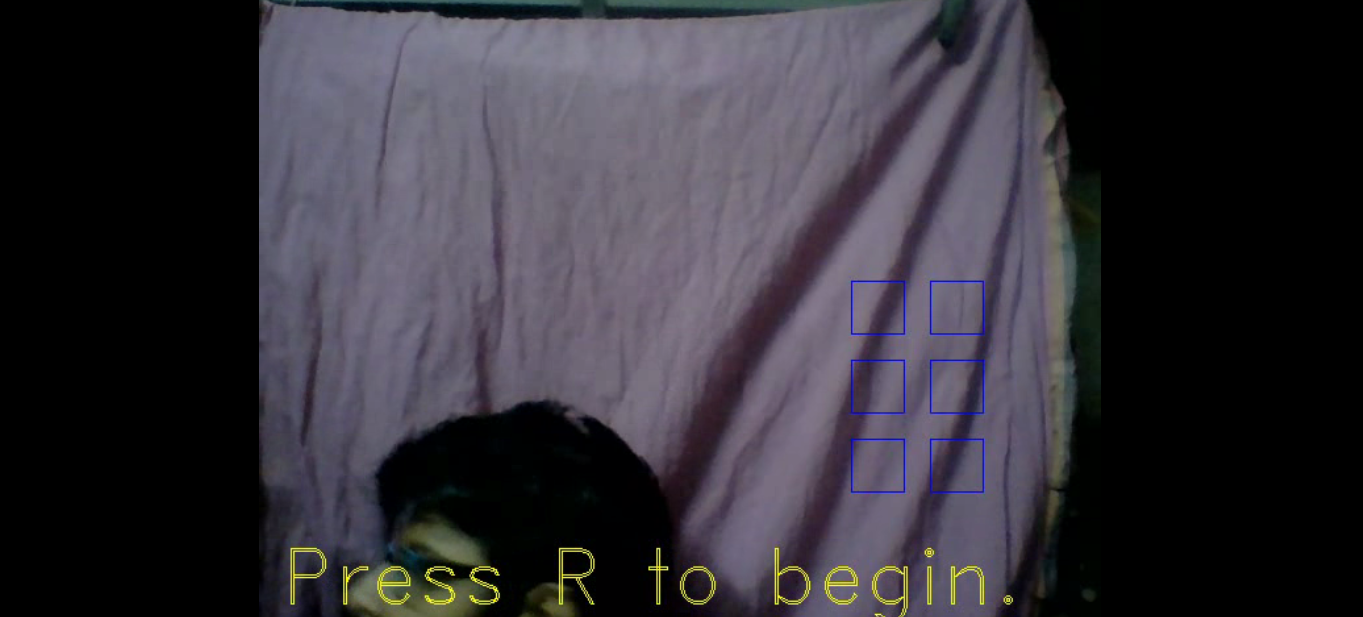
#> input picture o1.png, 1363 x 617 px, given in place of the camera
$ python Some_Gestures.py   (Python 2 division)   (older library calls are emulated)
#> lines starting #> are read from the running program, lines starting #| are printed output that depends on the picture; after the words box and inside, x2 and y2 are one past the last pixel; in counts of white or black regions, pixels touching at a corner belong together
import cv2
import numpy as np
import matplotlib.pyplot as plt
from math import sqrt
import math
#Camera Start
camera = cv2.VideoCapture(0)
ready=0
hand=0
#Work start
while(1):
    #Getting input from camera,filtering and fliiping it
    ret, frame = camera.read()
#> frame is the input picture: shape (617, 1363, 3); mean B, G, R 56.3, 48.8, 51.7
    frame=cv2.bilateralFilter(frame,5,10,20)
    frame=cv2.flip(frame,1)
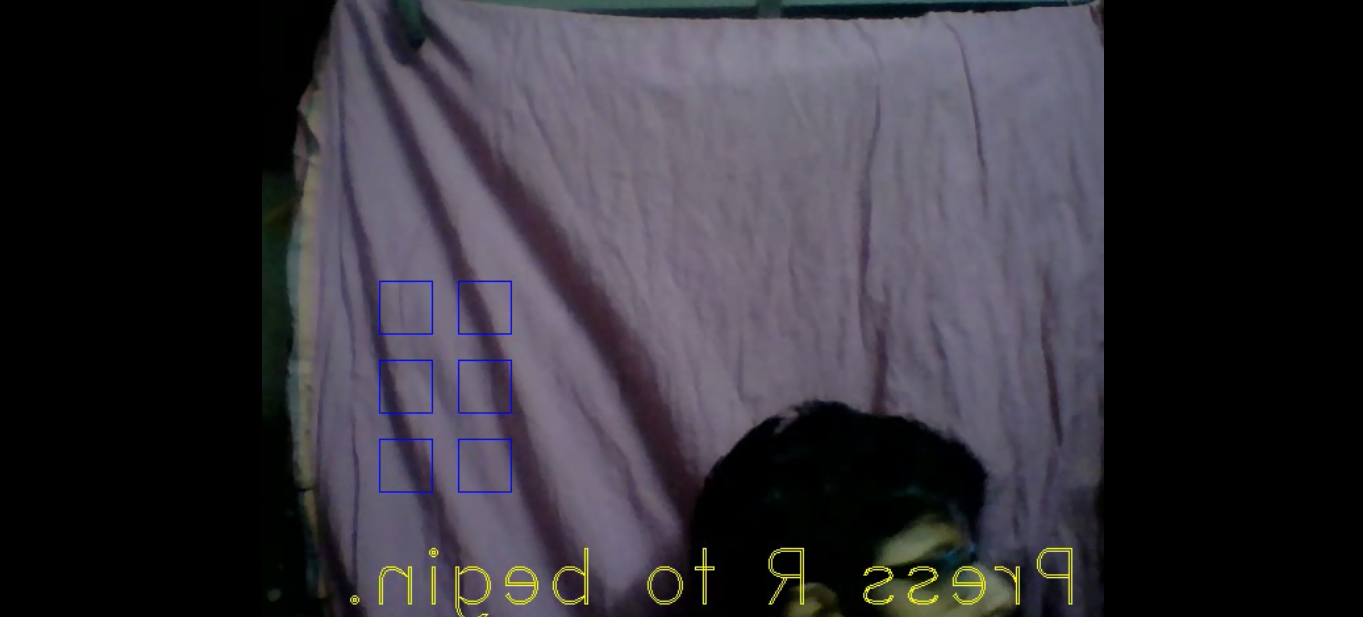
#> frame: shape (617, 1363, 3); mean B, G, R 56.3, 48.8, 51.7
    #Copy of frame
    frame1=np.copy(frame)
    #Data used for displaying ROI rectangles
    a=int(frame.shape[1]/2-20)
#> a = 661
    b=int(frame.shape[1]/2+20)
#> b = 701
    c=int(frame.shape[0]/2-20)
#> c = 288
    d=int(frame.shape[0]/2+20)
#> d = 328


    # Displaying ROI rectangles
    box_x=np.array([150+a,150+b+20,150+a,150+b+20,150+a,150+b+20],dtype=int)
#> box_x = [811, 871, 811, 871, 811, 871]
    box_y=np.array([c,c,d+20,d+20,d+80,d+80],dtype=int)
#> box_y = [288, 288, 348, 348, 408, 408]
    for i in range(6):
           cv2.rectangle(frame1,(box_x[i],box_y[i]),(box_x[i]+40,box_y[i]+40),(255,0,0),1)
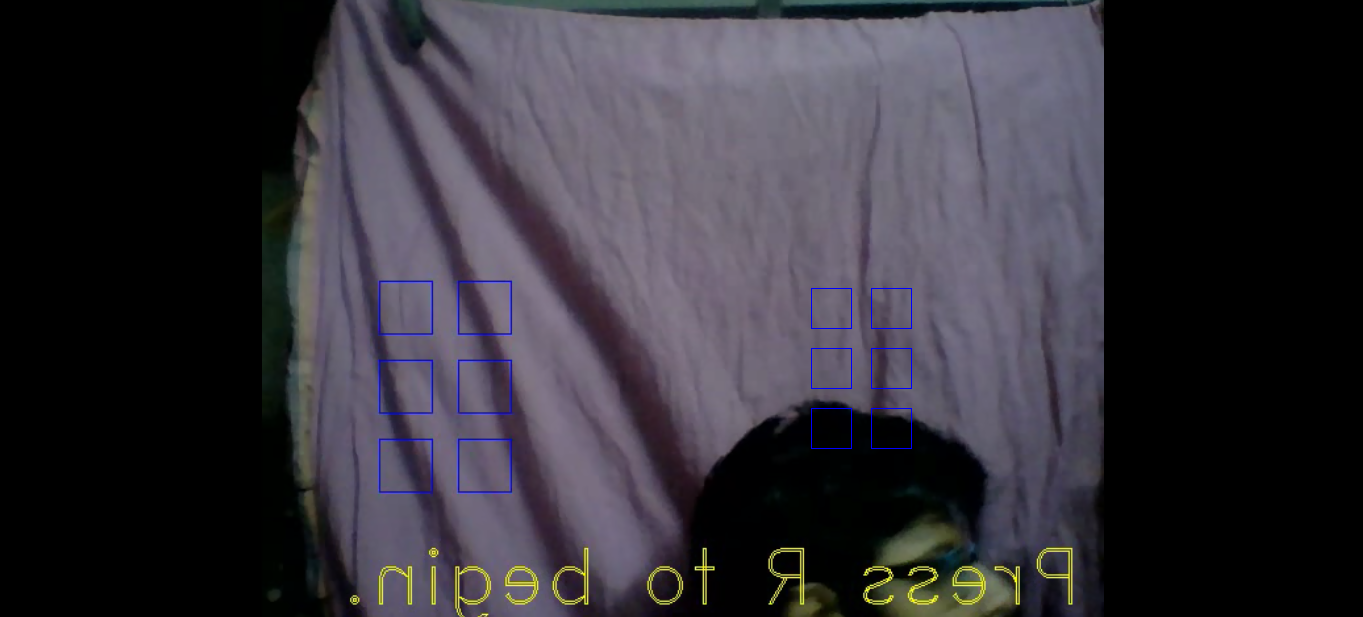
#> frame1: shape (617, 1363, 3); 0.11% of pixels changed, all inside (x1, y1, x2, y2) = (811, 288, 912, 449)
    frame=frame[0:frame.shape[0],frame.shape[1]/2:frame.shape[1]]
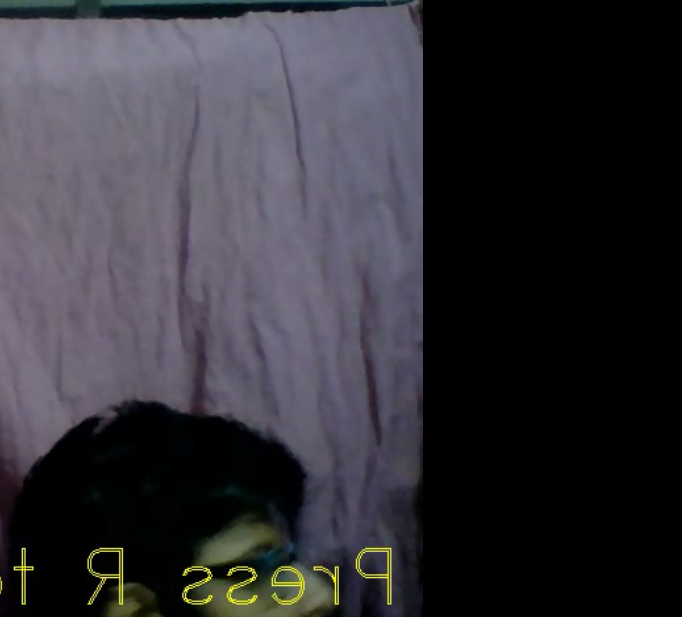
#> frame: shape (617, 682, 3); mean B, G, R 55.4, 49.1, 50.8


    #To indicate if you're ready and to capture your hand
    if(ready):
         if(not(hand)):
                 cv2.putText(frame1,"Press H to capture le Hand.",(int(0.05*frame.shape[1]),int(0.97*frame.shape[0])),cv2.FONT_HERSHEY_DUPLEX,1,(0,255,255),1,8)

    else:
                 cv2.putText(frame1,"Press R to begin.",(int(0.05*frame.shape[1]),int(0.97*frame.shape[0])),cv2.FONT_HERSHEY_DUPLEX,2,(0,255,255),1,8)
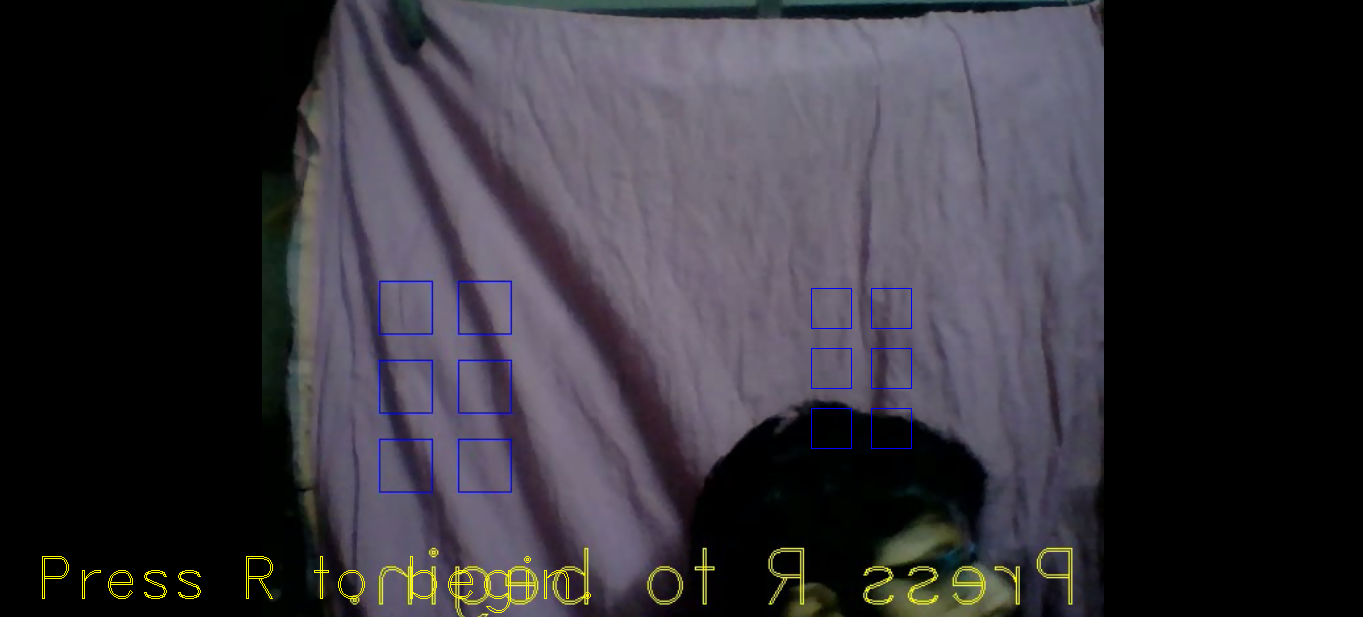
#> frame1: shape (617, 1363, 3); 0.25% of pixels changed, all inside (x1, y1, x2, y2) = (42, 556, 591, 613)

    #If hand is captured
    if(hand and ready):
        #Makes a copy of frame,blurring is applied and it is converted to HSV for backrpojection
        frame3=np.copy(frame)
        frame3=cv2.medianBlur(frame3,3)
        hsv=cv2.cvtColor(frame3,cv2.COLOR_BGR2HSV)
        #Backprojection using histogram of hand initially captured
        backproject=cv2.calcBackProject([hsv],[0,1],handhist,[0,180,0,256],1)
        #Convolving and applying different blurs
        disc = cv2.getStructuringElement(cv2.MORPH_ELLIPSE,(16,16))
        cv2.filter2D(backproject,-1,disc,backproject)
        backproject=cv2.GaussianBlur(backproject,(11,11), 0)
        backproject=cv2.medianBlur(backproject,3)
        ret,thresh=cv2.threshold(backproject,200,255,0)
        frame=thresh


        #Getting and displaying contour of maximum area
        image,contours,hierarchy=cv2.findContours(frame,cv2.RETR_TREE,cv2.CHAIN_APPROX_SIMPLE)
        cnt = max(contours, key = lambda x: cv2.contourArea(x))
        convex_hull=cv2.convexHull(cnt)
        #Drawing is just another separate frame which displays the actual contours and convex hull
        drawing=np.ones(frame.shape,np.uint8)
        cv2.drawContours(drawing,[cnt],0,(0,255,0),3)
        cv2.drawContours(drawing,[convex_hull],0,(0,0,255),3)
        #Getting convex hull
        convex_hull=cv2.convexHull(cnt,returnPoints=False)
        #Getting defects from convex hull and contour of maximum area
        defects=cv2.convexityDefects(cnt,convex_hull)
        cv2.drawContours(frame,[cnt],0,(255,255,0),3)
        count=0
        #Getting different defects and getting tuple values
        for i in range(defects.shape[0]):
                  s,e,f,d = defects[i,0]
                  start = tuple(cnt[s][0])
                  end = tuple(cnt[e][0])
                  far = tuple(cnt[f][0])
                  cv2.line(frame,start,end,[255,255,0],4)
                  # Calculating lengths to find angle using cosine rule
                  len1 = sqrt(((start[0] - far[0])**2) + ((start[1] - far[1])**2))
                  len2 = sqrt(((far[0] - end[0])**2) + ((far[1] - end[1])**2))
                  len3 = sqrt(((start[0] - end[0])**2) + ((start[1] - end[1])**2))
                  cos_thetha = ((len2**2) + (len1**2) - (len3**2))/(2*len1*len2)
                  thetha = math.acos(cos_thetha)
                  thetha = math.degrees(thetha)
                   #Count gets incremented if the angle btween two lines is less than 90 degrees
                  if(thetha<90):
                           count=count+1
                           #Displays the point between two fingers
                           cv2.circle(drawing,far,1,(255,0,0),3)
        #Displays the contours and convex hulls
        comp=np.hstack((drawing,frame))
        cv2.imshow("Comp",comp)

        # Conditions for various gestures
        if(count==2):
                  cv2.putText(frame1,"V for Victory",(int(0.05*frame.shape[1]),int(0.97*frame.shape[0])),cv2.FONT_HERSHEY_DUPLEX,2,(0,255,255),1,8)
        elif(count==3):
                  cv2.putText(frame1,"The Three Muskateers",(int(0.05*frame.shape[1]),int(0.97*frame.shape[0])),cv2.FONT_HERSHEY_DUPLEX,2,(0,255,255),1,8)
        elif(count==4):
                  cv2.putText(frame1,"Foursome ",(int(0.05*frame.shape[1]),int(0.97*frame.shape[0])),cv2.FONT_HERSHEY_DUPLEX,2,(0,255,255),1,8)
        elif(count==5):
                  cv2.putText(frame1,"Holas Amigos",(int(0.05*frame.shape[1]),int(0.97*frame.shape[0])),cv2.FONT_HERSHEY_DUPLEX,2,(0,255,255),1,8)
        else:
                  cv2.putText(frame1,"Wondering !!!",(int(0.05*frame.shape[1]),int(0.97*frame.shape[0])),cv2.FONT_HERSHEY_DUPLEX,2,(0,255,255),1,8)


    interrupt=cv2.waitKey(10)
#> (key q is pressed here)
    #Key input for various stuff
    #Press q to quit at any time
    if interrupt & 0xFF == ord('q'):
        break
    #Press r to show that you are ready to begin
    elif interrupt & 0xFF == ord('r'):
        ready=1
    #Press h to capture your hand for comparison
    elif interrupt & 0xFF == ord('h'):
        if(ready):
            hand=1
            #Converts colour of captured hand to HSV for histogram creation for backprojection
            hsv=cv2.cvtColor(frame1,cv2.COLOR_BGR2HSV)
            ROI=np.zeros([240,40,3],dtype=hsv.dtype)
            for i in range(6):
                      ROI[i*40:i*40+40,0:40]=hsv[box_y[i]:box_y[i]+40,box_x[i]:box_x[i]+40]
            handhist = cv2.calcHist([ROI],[0,1], None, [180,30], [0, 180,0,256])
            #Normalization of histogram
            cv2.normalize(handhist,handhist, 0, 255, cv2.NORM_MINMAX)
   #Displays output
    cv2.imshow("Result",frame1)
#After all work is over, releases cam
camera.release()
cv2.destroyAllWindows()

$ run again, on o2.png
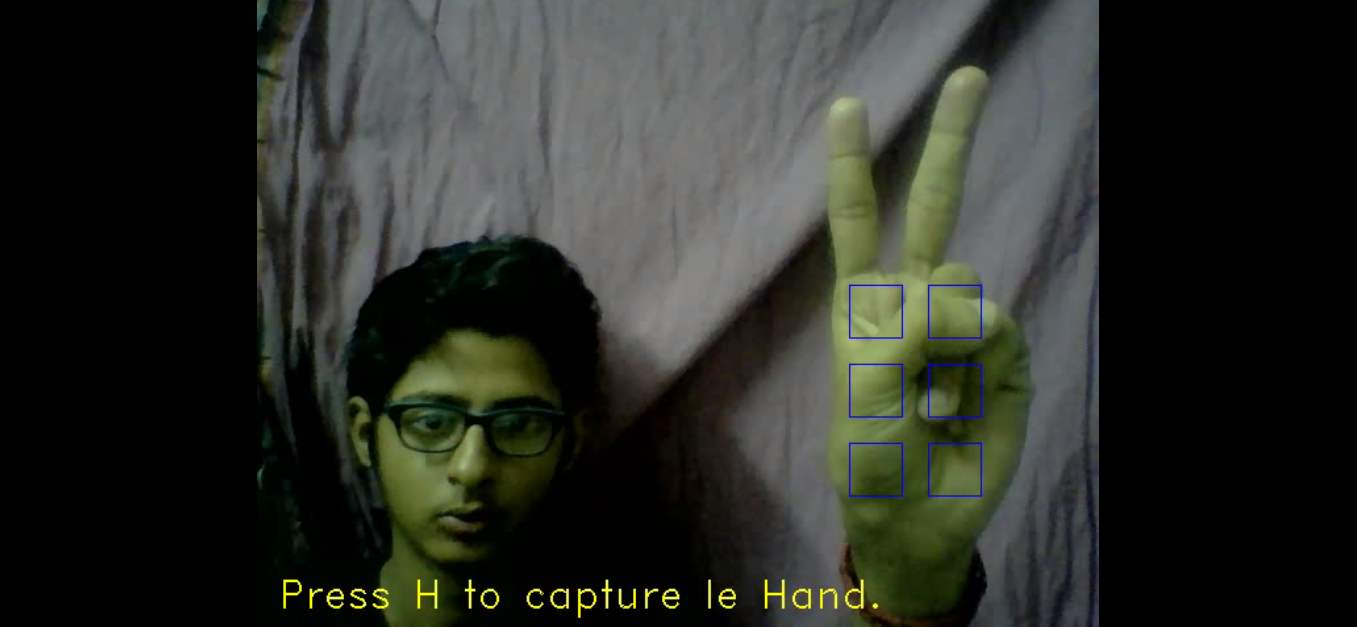
#> input picture o2.png, 1357 x 627 px, given in place of the camera
#> frame is the input picture: shape (627, 1357, 3); mean B, G, R 39.2, 45.5, 43.2
#> after the loop `for i in range(6):`:
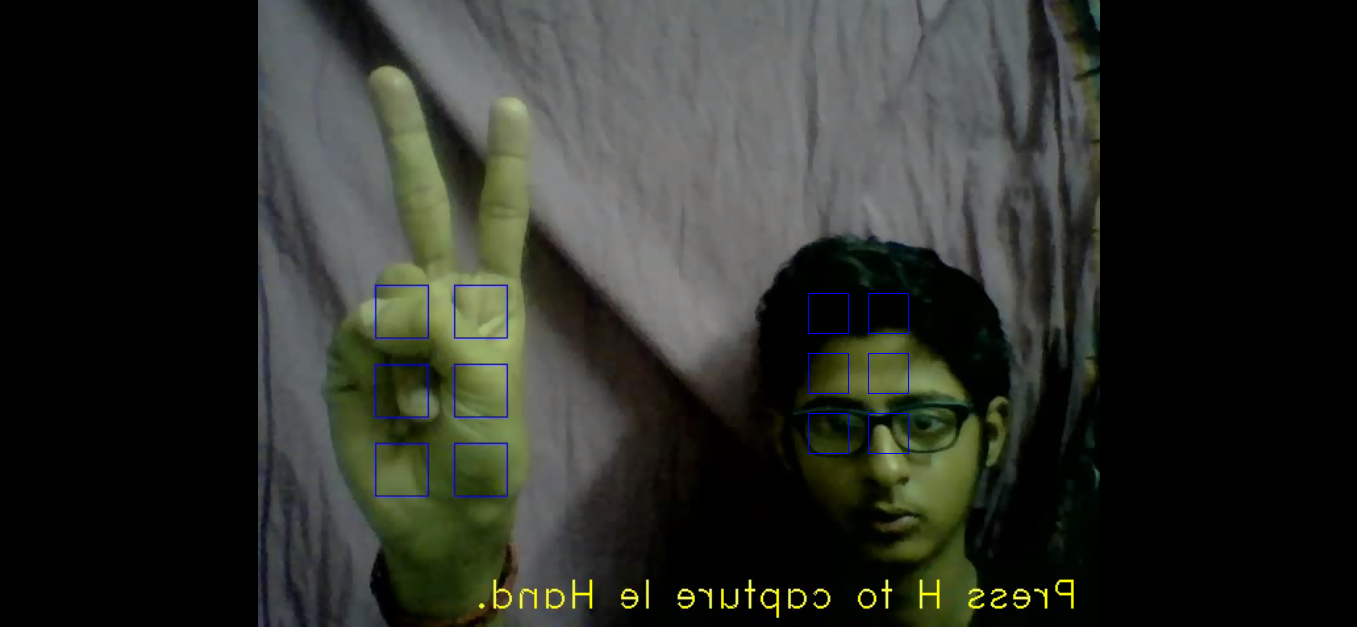
#> frame1: shape (627, 1357, 3); mean B, G, R 39.4, 45.4, 43.1
#> `cv2.putText(frame1,"Press R to begin.",(int(0.05*frame.shape[1]),int(0..`:
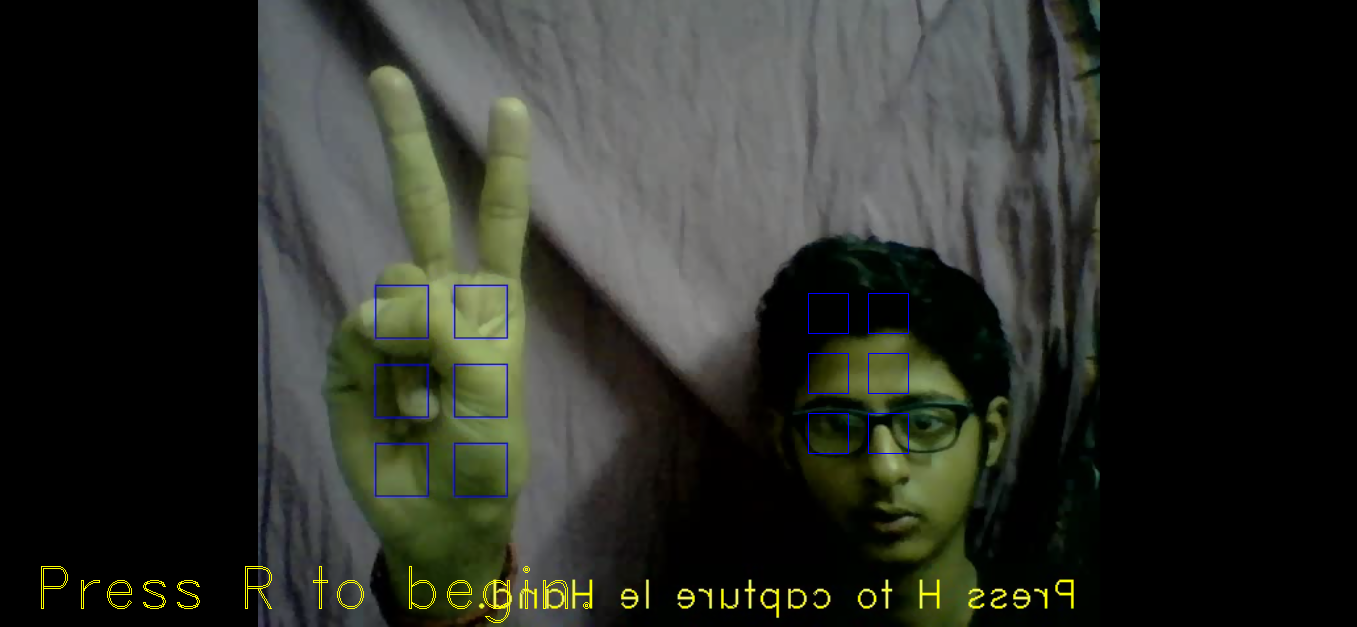
#> frame1: shape (627, 1357, 3); 0.25% of pixels changed, all inside (x1, y1, x2, y2) = (41, 566, 590, 623)
